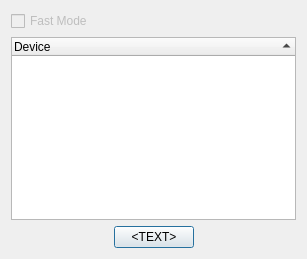
<?xml version="1.0" encoding="UTF-8"?>
<ui version="4.0">
 <class>DeviceDialog</class>
 <widget class="QDialog" name="DeviceDialog">
  <property name="windowModality">
   <enum>Qt::WindowModal</enum>
  </property>
  <property name="geometry">
   <rect>
    <x>0</x>
    <y>0</y>
    <width>307</width>
    <height>259</height>
   </rect>
  </property>
  <property name="minimumSize">
   <size>
    <width>307</width>
    <height>259</height>
   </size>
  </property>
  <property name="windowTitle">
   <string>Device Dialog</string>
  </property>
  <layout class="QGridLayout" name="gridLayout">
   <item row="2" column="1">
    <widget class="QPushButton" name="btn_action_device">
     <property name="text">
      <string>&lt;TEXT&gt;</string>
     </property>
    </widget>
   </item>
   <item row="2" column="2">
    <spacer name="horizontalSpacer_2">
     <property name="orientation">
      <enum>Qt::Horizontal</enum>
     </property>
     <property name="sizeHint" stdset="0">
      <size>
       <width>40</width>
       <height>20</height>
      </size>
     </property>
    </spacer>
   </item>
   <item row="1" column="0" colspan="3">
    <widget class="QTreeWidget" name="tree_device_list">
     <property name="uniformRowHeights">
      <bool>true</bool>
     </property>
     <property name="sortingEnabled">
      <bool>true</bool>
     </property>
     <attribute name="headerDefaultSectionSize">
      <number>300</number>
     </attribute>
     <attribute name="headerMinimumSectionSize">
      <number>200</number>
     </attribute>
     <attribute name="headerShowSortIndicator" stdset="0">
      <bool>true</bool>
     </attribute>
     <column>
      <property name="text">
       <string>Device</string>
      </property>
     </column>
    </widget>
   </item>
   <item row="2" column="0">
    <spacer name="horizontalSpacer">
     <property name="orientation">
      <enum>Qt::Horizontal</enum>
     </property>
     <property name="sizeHint" stdset="0">
      <size>
       <width>40</width>
       <height>20</height>
      </size>
     </property>
    </spacer>
   </item>
   <item row="0" column="0">
    <widget class="QCheckBox" name="checkbox_fast_mode">
     <property name="enabled">
      <bool>false</bool>
     </property>
     <property name="text">
      <string>Fast Mode</string>
     </property>
    </widget>
   </item>
  </layout>
 </widget>
 <resources/>
 <connections/>
</ui>
